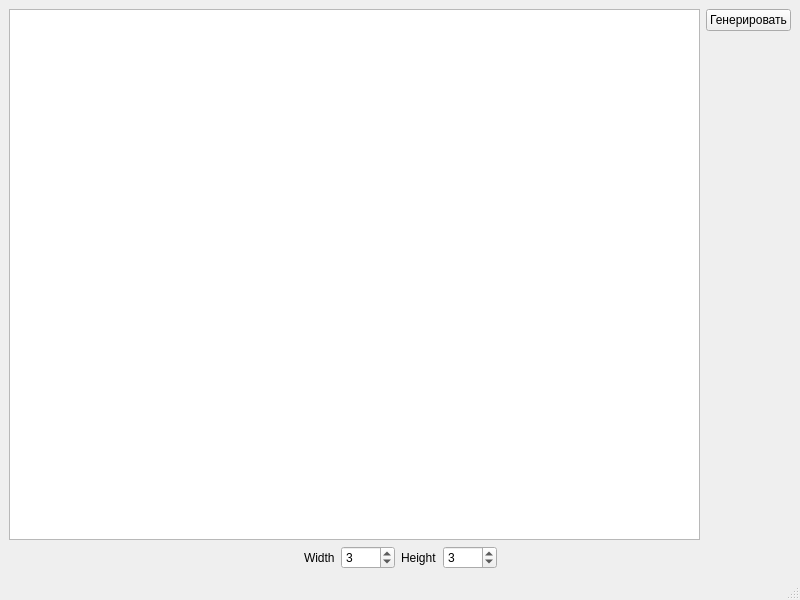
<?xml version="1.0" encoding="UTF-8"?>
<ui version="4.0">
 <class>MainWindow</class>
 <widget class="QMainWindow" name="MainWindow">
  <property name="geometry">
   <rect>
    <x>0</x>
    <y>0</y>
    <width>800</width>
    <height>600</height>
   </rect>
  </property>
  <property name="windowTitle">
   <string>MainWindow</string>
  </property>
  <widget class="QWidget" name="centralwidget">
   <layout class="QVBoxLayout" name="verticalLayout_2">
    <item>
     <layout class="QHBoxLayout" name="horizontalLayout_3">
      <item>
       <widget class="QGraphicsView" name="fieldView"/>
      </item>
      <item>
       <layout class="QVBoxLayout" name="verticalLayout">
        <item>
         <widget class="QPushButton" name="gen_pB">
          <property name="text">
           <string>Генерировать</string>
          </property>
         </widget>
        </item>
        <item>
         <spacer name="verticalSpacer">
          <property name="orientation">
           <enum>Qt::Vertical</enum>
          </property>
          <property name="sizeHint" stdset="0">
           <size>
            <width>20</width>
            <height>40</height>
           </size>
          </property>
         </spacer>
        </item>
       </layout>
      </item>
     </layout>
    </item>
    <item>
     <layout class="QGridLayout" name="gridLayout">
      <item row="0" column="0">
       <spacer name="horizontalSpacer_2">
        <property name="orientation">
         <enum>Qt::Horizontal</enum>
        </property>
        <property name="sizeHint" stdset="0">
         <size>
          <width>40</width>
          <height>20</height>
         </size>
        </property>
       </spacer>
      </item>
      <item row="0" column="2">
       <layout class="QHBoxLayout" name="horizontalLayout_2">
        <item>
         <widget class="QLabel" name="label_2">
          <property name="sizePolicy">
           <sizepolicy hsizetype="Maximum" vsizetype="Preferred">
            <horstretch>0</horstretch>
            <verstretch>0</verstretch>
           </sizepolicy>
          </property>
          <property name="text">
           <string>Height</string>
          </property>
         </widget>
        </item>
        <item>
         <widget class="QSpinBox" name="height_sB">
          <property name="minimum">
           <number>2</number>
          </property>
          <property name="maximum">
           <number>1000</number>
          </property>
          <property name="value">
           <number>3</number>
          </property>
         </widget>
        </item>
       </layout>
      </item>
      <item row="0" column="3">
       <spacer name="horizontalSpacer">
        <property name="orientation">
         <enum>Qt::Horizontal</enum>
        </property>
        <property name="sizeHint" stdset="0">
         <size>
          <width>40</width>
          <height>20</height>
         </size>
        </property>
       </spacer>
      </item>
      <item row="0" column="1">
       <layout class="QHBoxLayout" name="horizontalLayout">
        <item>
         <widget class="QLabel" name="label">
          <property name="sizePolicy">
           <sizepolicy hsizetype="Maximum" vsizetype="Preferred">
            <horstretch>0</horstretch>
            <verstretch>0</verstretch>
           </sizepolicy>
          </property>
          <property name="text">
           <string>Width</string>
          </property>
         </widget>
        </item>
        <item>
         <widget class="QSpinBox" name="width_sB">
          <property name="minimum">
           <number>2</number>
          </property>
          <property name="maximum">
           <number>1000</number>
          </property>
          <property name="value">
           <number>3</number>
          </property>
         </widget>
        </item>
       </layout>
      </item>
     </layout>
    </item>
   </layout>
  </widget>
  <widget class="QMenuBar" name="menubar">
   <property name="geometry">
    <rect>
     <x>0</x>
     <y>0</y>
     <width>800</width>
     <height>22</height>
    </rect>
   </property>
  </widget>
  <widget class="QStatusBar" name="statusbar"/>
 </widget>
 <resources/>
 <connections/>
</ui>
